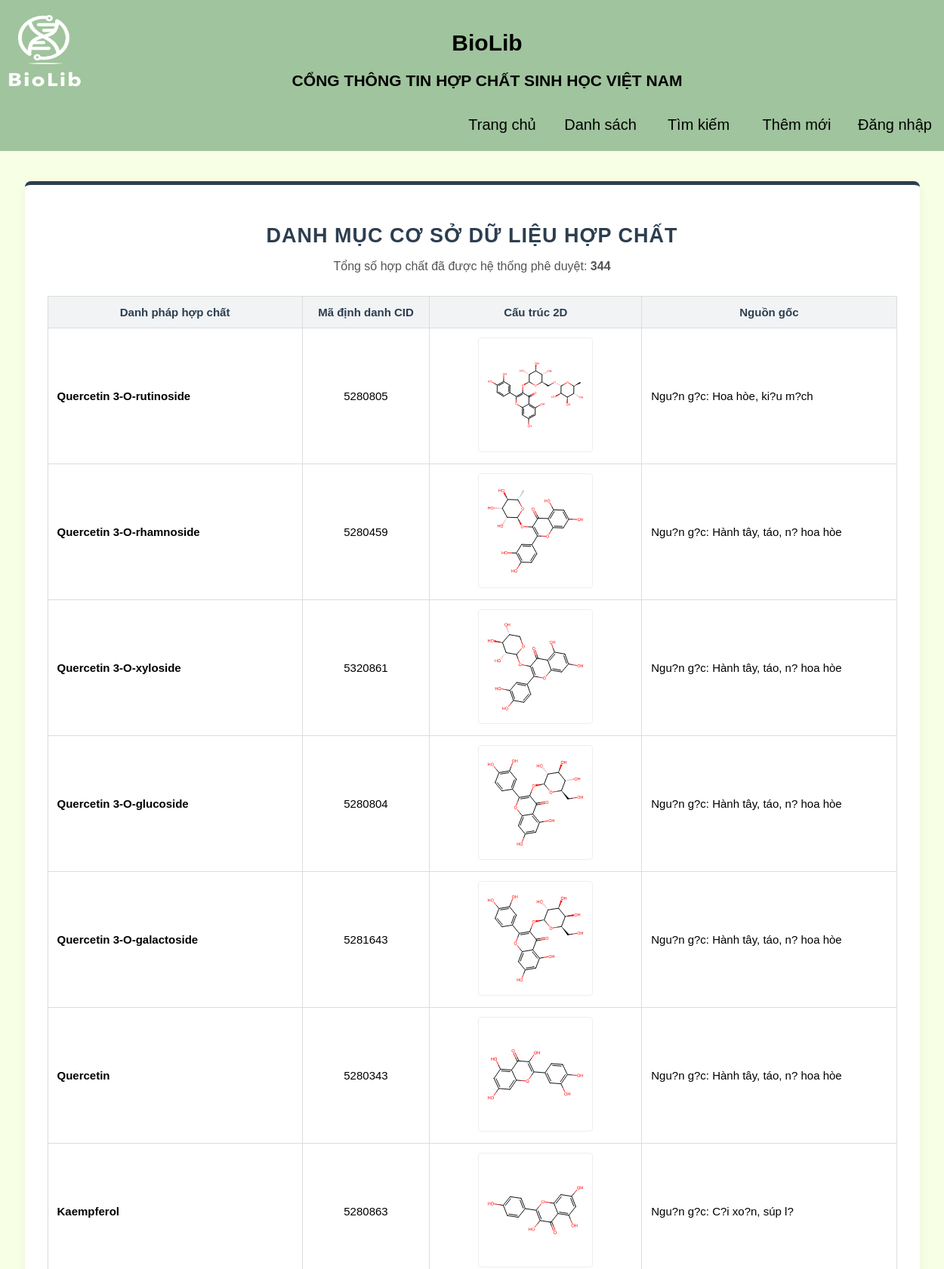
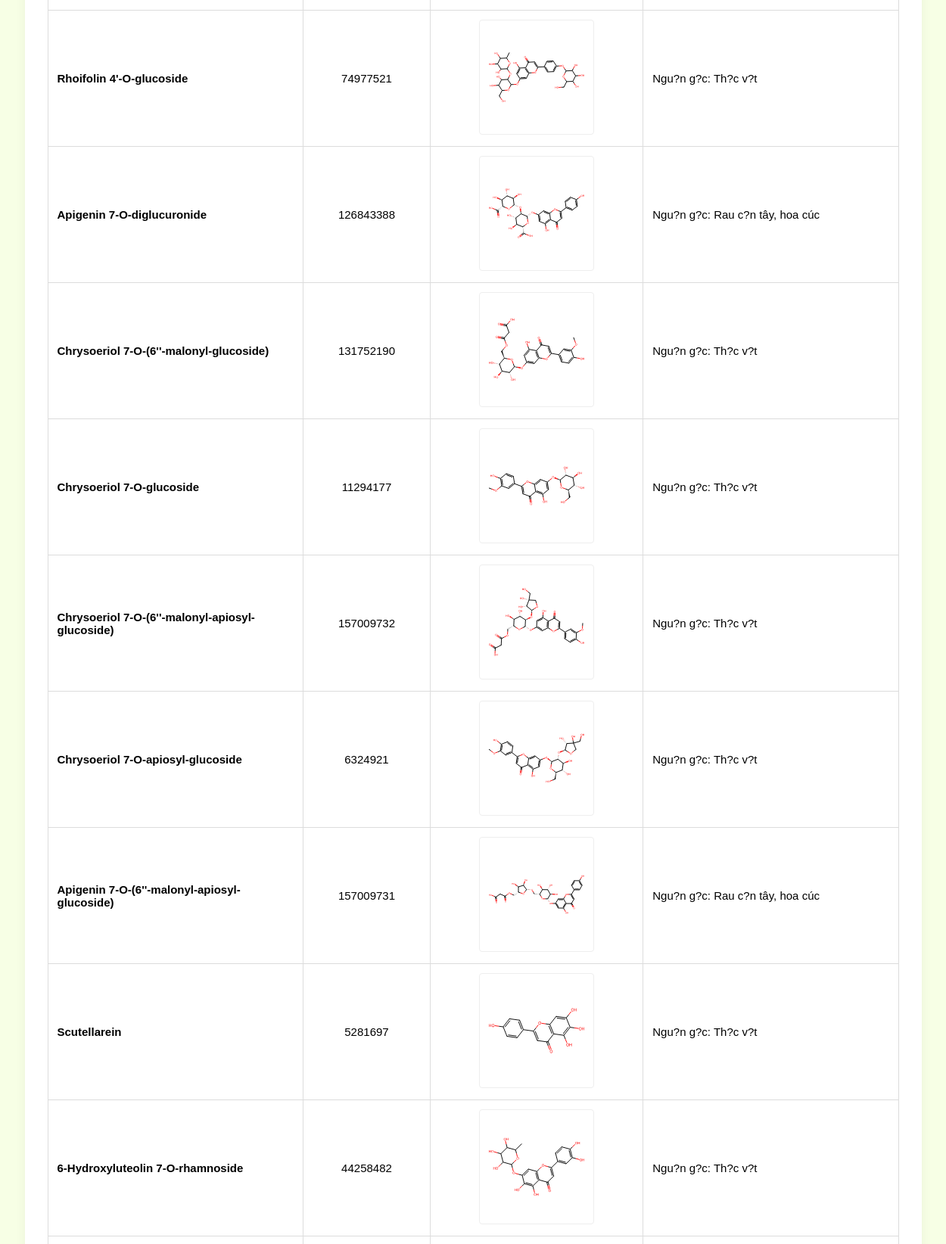
Screenshot of /list.php?page=3 (upper part) with the database file from the repository (2 pictures, top to bottom).
### tables this page shows
CREATE TABLE `compoundbiolib` (
  `stt` int(11) NOT NULL,
  `name` varchar(255) NOT NULL,
  `cid` int(20) NOT NULL,
  `smiles` varchar(255) DEFAULT NULL,
  `benefit` varchar(255) DEFAULT NULL,
  `weakness` varchar(255) DEFAULT NULL,
  `origin` varchar(255) DEFAULT NULL,
  `purpose` varchar(255) DEFAULT NULL,
  `doi` varchar(255) DEFAULT NULL,
  `new_stt` int(11) DEFAULT NULL,
  `status` varchar(50) DEFAULT 'pending',
  `created_by` int(10) DEFAULT NULL,
  `edit_of` int(11) DEFAULT NULL
);

### list.php (the view, shortened to what this page needs)
<?php
require_once 'config.php';
include_once 'header.php';
$limit = 20;
$page = isset($_GET['page']) && is_numeric($_GET['page']) ? (int)$_GET['page'] : 1;
$start_from = ($page - 1) * $limit;
$sql_count = "SELECT COUNT(stt) AS total FROM compoundbiolib WHERE status = 'approved'";
$result_count = mysqli_query($conn, $sql_count);
$row_count = mysqli_fetch_assoc($result_count);
$total_records = $row_count['total'];
$sql_list = "SELECT stt, name, cid, origin FROM compoundbiolib
             WHERE status = 'approved'
             ORDER BY stt DESC
             LIMIT $start_from, $limit";
$result_list = mysqli_query($conn, $sql_list);
?>
<!DOCTYPE html>
<html lang="vi">
<head>
</head>
<body>
    <div class="list-container">
        <div class="list-header">
            <h2>Danh Mục Cơ Sở Dữ Liệu Hợp Chất</h2>
            <p>Tổng số hợp chất đã được hệ thống phê duyệt: <strong><span id="total-count"><?php echo $total_records; ?></span></strong></p>
        </div>
        <?php if (mysqli_num_rows($result_list) > 0): ?>
            <table class="compound-table">
                <thead>
                    <tr>
                        <?php $is_admin = isset($_SESSION['role']) && $_SESSION['role'] === 'admin'; ?>
                        <th style="width: <?php echo $is_admin ? '25%' : '30%'; ?>;">Danh pháp hợp chất</th>
                        <th style="width: 15%;">Mã định danh CID</th>
                        <th style="width: <?php echo $is_admin ? '20%' : '25%'; ?>;">Cấu trúc 2D</th>
                        <th style="width: <?php echo $is_admin ? '25%' : '30%'; ?>;">Nguồn gốc</th>
                    </tr>
                </thead>
                <tbody>
                    <?php while($row = mysqli_fetch_assoc($result_list)): ?>
                    <tr id="row-<?php echo $row['stt']; ?>">
                        <td><strong><?php echo htmlspecialchars($row['name']); ?></strong></td>
                        <td><?php echo htmlspecialchars($row['cid']); ?></td>
                        <td>
                            <?php
                                $image_path = "img/" . htmlspecialchars($row['cid']) . ".svg";
                            ?>
                            <img src="<?php echo $image_path; ?>?v=<?php echo time(); ?>"
                                 alt="Cấu trúc 2D"
                                 class="structure-img"
                                 onerror="this.onerror=null; this.src='img/default_structure.svg';">
                        </td>
                        <td><?php echo htmlspecialchars($row['origin']); ?></td>
                    </tr>
                    <?php endwhile; ?>
                </tbody>
            </table>
        <?php else: ?>
            <p style="text-align: center; color: #666; font-style: italic; padding: 40px 0;">
                Hệ thống hiện tại chưa ghi nhận dữ liệu hợp chất nào được công bố.
            </p>
        <?php endif; ?>
    </div>
</body>
<?php include_once 'footer.php'; ?>
</html>

### header.php (style rules this page uses)
body { font-family: "Arial"; font-size: 18px; margin: 0; height: 100vh; background: rgb(247, 255, 229); color: #000; }
:root { --color-primary: rgb(247, 255, 229); }

### list.php (style rules this page uses)
.list-container { width: 90%; max-width: 1200px; margin: 40px auto; background: #ffffff; padding: 30px; border-radius: 8px; box-shadow: 0 4px 15px rgba(0,0,0,0.05); border-top: 5px solid #2c3e50; }
.list-header { text-align: center; margin-bottom: 30px; }
.list-header h2 { color: #2c3e50; font-family: Arial, sans-serif; text-transform: uppercase; letter-spacing: 1px; margin-bottom: 10px; }
.list-header p { color: #555; font-size: 16px; }
.compound-table { width: 100%; border-collapse: collapse; font-size: 15px; margin-bottom: 25px; }
.compound-table th, .compound-table td { border: 1px solid #dcdcdc; padding: 12px; text-align: left; vertical-align: middle; }
.compound-table th { background-color: #f1f3f5; color: #2c3e50; font-weight: bold; text-align: center; }
.compound-table td { text-align: center; }
.compound-table td:nth-child(1), .compound-table td:nth-child(4) { text-align: left; }
.structure-img { max-width: 140px; max-height: 140px; object-fit: contain; background-color: #fff; padding: 5px; border: 1px solid #eee; border-radius: 4px; }

### footer.php (style rules this page uses)
body { margin: 0; padding-bottom: 50px; min-height: 100vh; position: relative; }

### rows the page displays
compoundbiolib: name "Quercetin 3-O-rutinoside", cid "5280805", cid (picture), origin "Ngu?n g?c: Hoa hòe, ki?u m?ch"
compoundbiolib: name "Quercetin 3-O-rhamnoside", cid "5280459", cid (picture), origin "Ngu?n g?c: Hành tây, táo, n? hoa hòe"
compoundbiolib: name "Quercetin 3-O-xyloside", cid "5320861", cid (picture), origin "Ngu?n g?c: Hành tây, táo, n? hoa hòe"
compoundbiolib: name "Quercetin 3-O-glucoside", cid "5280804", cid (picture), origin "Ngu?n g?c: Hành tây, táo, n? hoa hòe"
compoundbiolib: name "Quercetin 3-O-galactoside", cid "5281643", cid (picture), origin "Ngu?n g?c: Hành tây, táo, n? hoa hòe"
compoundbiolib: name "Quercetin", cid "5280343", cid (picture), origin "Ngu?n g?c: Hành tây, táo, n? hoa hòe"
compoundbiolib: name "Kaempferol", cid "5280863", cid (picture), origin "Ngu?n g?c: C?i xo?n, súp l?"
compoundbiolib: name "Rhoifolin 4'-O-glucoside", cid "74977521", cid (picture), origin "Ngu?n g?c: Th?c v?t"
compoundbiolib: name "Apigenin 7-O-diglucuronide", cid "126843388", cid (picture), origin "Ngu?n g?c: Rau c?n tây, hoa cúc"
compoundbiolib: name "Chrysoeriol 7-O-(6''-malonyl-glucoside)", cid "131752190", cid (picture), origin "Ngu?n g?c: Th?c v?t"
compoundbiolib: name "Chrysoeriol 7-O-glucoside", cid "11294177", cid (picture), origin "Ngu?n g?c: Th?c v?t"
compoundbiolib: name "Chrysoeriol 7-O-(6''-malonyl-apiosyl-glucoside)", cid "157009732", cid (picture), origin "Ngu?n g?c: Th?c v?t"
compoundbiolib: name "Chrysoeriol 7-O-apiosyl-glucoside", cid "6324921", cid (picture), origin "Ngu?n g?c: Th?c v?t"
compoundbiolib: name "Apigenin 7-O-(6''-malonyl-apiosyl-glucoside)", cid "157009731", cid (picture), origin "Ngu?n g?c: Rau c?n tây, hoa cúc"
compoundbiolib: name "Scutellarein", cid "5281697", cid (picture), origin "Ngu?n g?c: Th?c v?t"
compoundbiolib: name "6-Hydroxyluteolin 7-O-rhamnoside", cid "44258482", cid (picture), origin "Ngu?n g?c: Th?c v?t"

### other values shown
$total_records "344"
